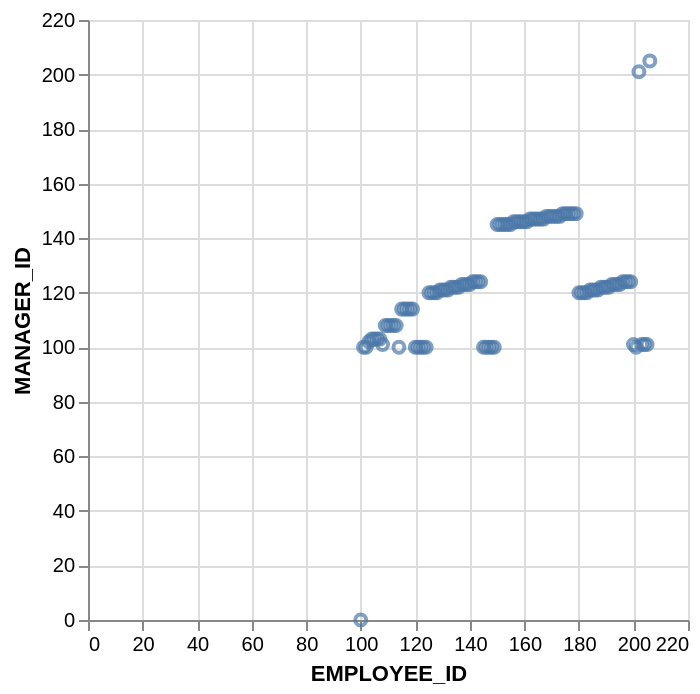

Describe this chart as a Vega-Lite specification.
### Vega-Lite specification from a JSON file in a GitHub repository (floating-point values rounded to 4 significant figures)
{"data": {"values": [{"x_data": 100, "y_data": 0}, {"x_data": 101, "y_data": 100}, {"x_data": 102, "y_data": 100}, {"x_data": 103, "y_data": 102}, {"x_data": 104, "y_data": 103}, {"x_data": 105, "y_data": 103}, {"x_data": 106, "y_data": 103}, {"x_data": 107, "y_data": 103}, {"x_data": 108, "y_data": 101}, {"x_data": 109, "y_data": 108}, {"x_data": 110, "y_data": 108}, {"x_data": 111, "y_data": 108}, {"x_data": 112, "y_data": 108}, {"x_data": 113, "y_data": 108}, {"x_data": 114, "y_data": 100}, {"x_data": 115, "y_data": 114}, {"x_data": 116, "y_data": 114}, {"x_data": 117, "y_data": 114}, {"x_data": 118, "y_data": 114}, {"x_data": 119, "y_data": 114}, {"x_data": 120, "y_data": 100}, {"x_data": 121, "y_data": 100}, {"x_data": 122, "y_data": 100}, {"x_data": 123, "y_data": 100}, {"x_data": 124, "y_data": 100}, {"x_data": 125, "y_data": 120}, {"x_data": 126, "y_data": 120}, {"x_data": 127, "y_data": 120}, {"x_data": 128, "y_data": 120}, {"x_data": 129, "y_data": 121}, {"x_data": 130, "y_data": 121}, {"x_data": 131, "y_data": 121}, {"x_data": 132, "y_data": 121}, {"x_data": 133, "y_data": 122}, {"x_data": 134, "y_data": 122}, {"x_data": 135, "y_data": 122}, {"x_data": 136, "y_data": 122}, {"x_data": 137, "y_data": 123}, {"x_data": 138, "y_data": 123}, {"x_data": 139, "y_data": 123}, {"x_data": 140, "y_data": 123}, {"x_data": 141, "y_data": 124}, {"x_data": 142, "y_data": 124}, {"x_data": 143, "y_data": 124}, {"x_data": 144, "y_data": 124}, {"x_data": 145, "y_data": 100}, {"x_data": 146, "y_data": 100}, {"x_data": 147, "y_data": 100}, {"x_data": 148, "y_data": 100}, {"x_data": 149, "y_data": 100}, {"x_data": 150, "y_data": 145}, {"x_data": 151, "y_data": 145}, {"x_data": 152, "y_data": 145}, {"x_data": 153, "y_data": 145}, {"x_data": 154, "y_data": 145}, {"x_data": 155, "y_data": 145}, {"x_data": 156, "y_data": 146}, {"x_data": 157, "y_data": 146}, {"x_data": 158, "y_data": 146}, {"x_data": 159, "y_data": 146}, {"x_data": 160, "y_data": 146}, {"x_data": 161, "y_data": 146}, {"x_data": 162, "y_data": 147}, {"x_data": 163, "y_data": 147}, {"x_data": 164, "y_data": 147}, {"x_data": 165, "y_data": 147}, {"x_data": 166, "y_data": 147}, {"x_data": 167, "y_data": 147}, {"x_data": 168, "y_data": 148}, {"x_data": 169, "y_data": 148}, {"x_data": 170, "y_data": 148}, {"x_data": 171, "y_data": 148}, {"x_data": 172, "y_data": 148}, {"x_data": 173, "y_data": 148}, {"x_data": 174, "y_data": 149}, {"x_data": 175, "y_data": 149}, {"x_data": 176, "y_data": 149}, {"x_data": 177, "y_data": 149}, {"x_data": 178, "y_data": 149}, {"x_data": 179, "y_data": 149}, {"x_data": 180, "y_data": 120}, {"x_data": 181, "y_data": 120}, {"x_data": 182, "y_data": 120}, {"x_data": 183, "y_data": 120}, {"x_data": 184, "y_data": 121}, {"x_data": 185, "y_data": 121}, {"x_data": 186, "y_data": 121}, {"x_data": 187, "y_data": 121}, {"x_data": 188, "y_data": 122}, {"x_data": 189, "y_data": 122}, {"x_data": 190, "y_data": 122}, {"x_data": 191, "y_data": 122}, {"x_data": 192, "y_data": 123}, {"x_data": 193, "y_data": 123}, {"x_data": 194, "y_data": 123}, {"x_data": 195, "y_data": 123}, {"x_data": 196, "y_data": 124}, {"x_data": 197, "y_data": 124}, {"x_data": 198, "y_data": 124}, {"x_data": 199, "y_data": 124}, {"x_data": 200, "y_data": 101}, {"x_data": 201, "y_data": 100}, {"x_data": 202, "y_data": 201}, {"x_data": 203, "y_data": 101}, {"x_data": 204, "y_data": 101}, {"x_data": 205, "y_data": 101}, {"x_data": 206, "y_data": 205}]}, "mark": "point", "encoding": {"x": {"field": "x_data", "type": "quantitative", "title": "EMPLOYEE_ID"}, "y": {"field": "y_data", "type": "quantitative", "title": "MANAGER_ID"}}}
